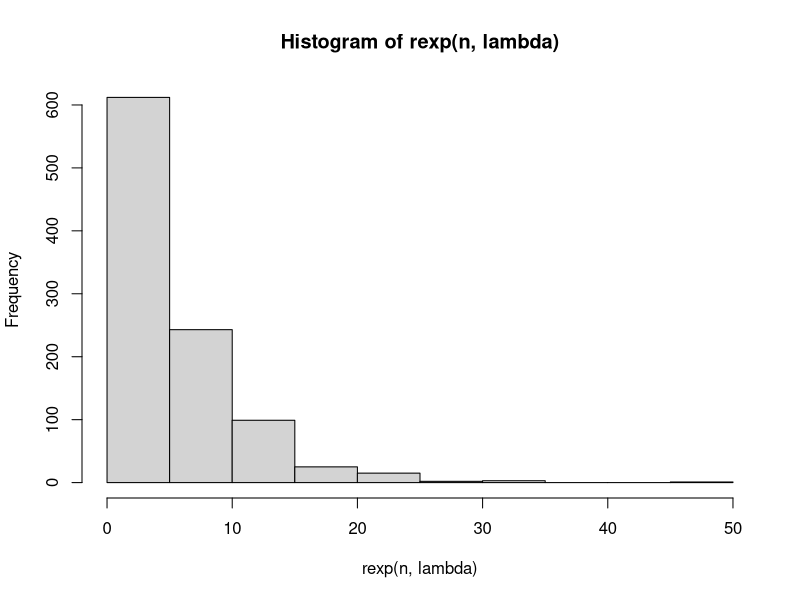
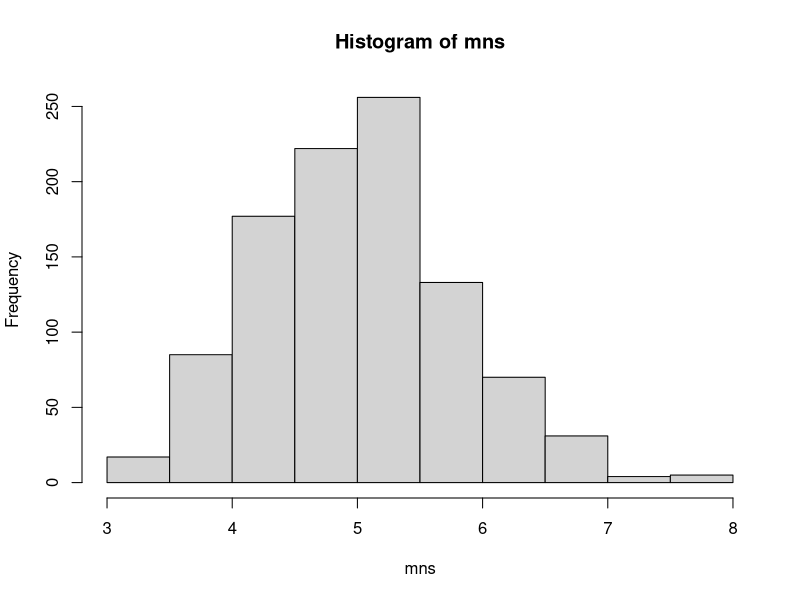
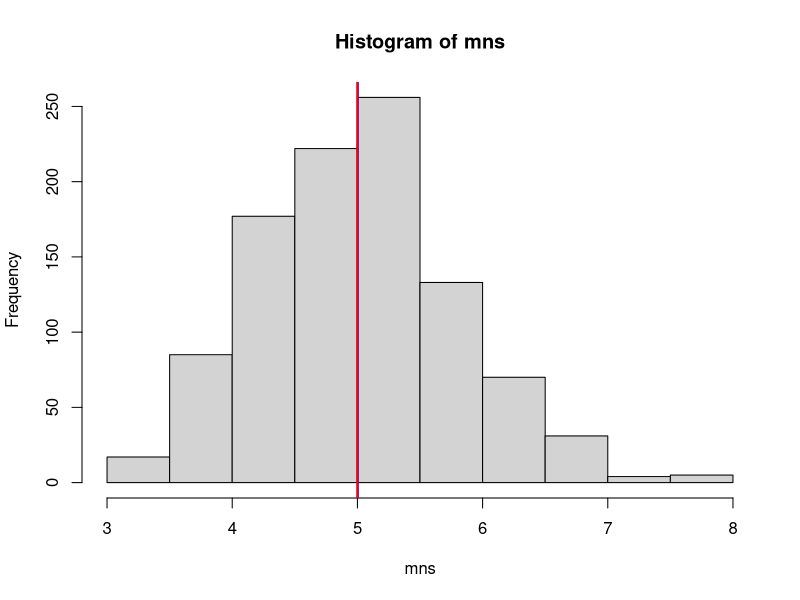
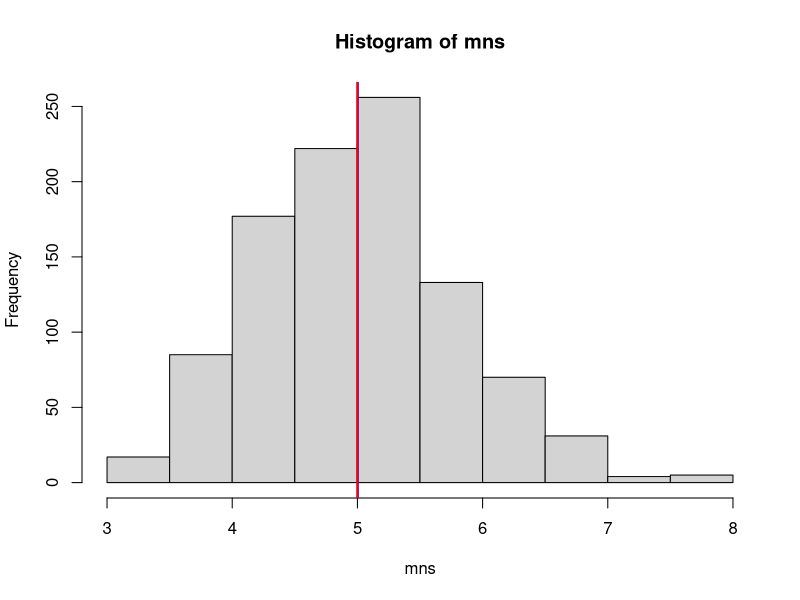
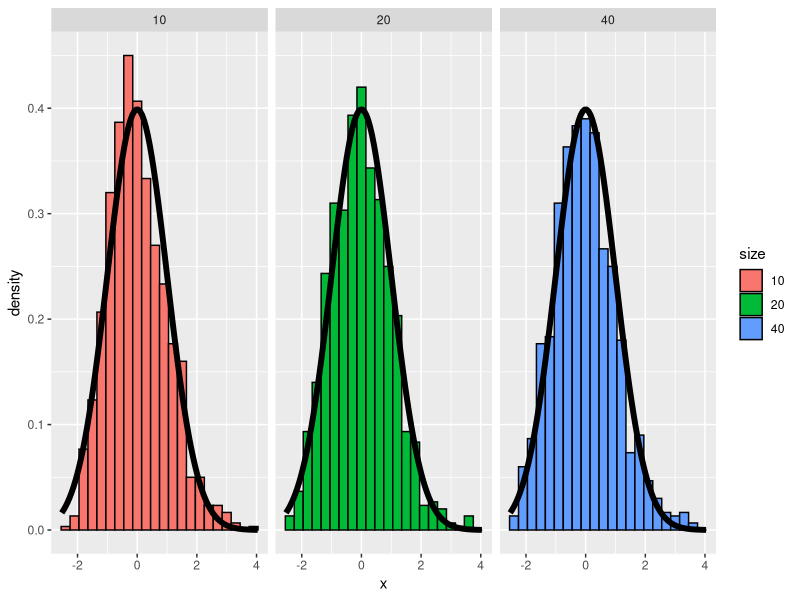

Generate these figures, in order, with R:
## ---- chunk 1
lambda <- 0.2
n <- 1000
hist(rexp(n, lambda))
## ---- chunk 2
mns = NULL
for (i in 1 : 1000) mns = c(mns, mean(rexp(40, lambda)))
hist(mns)
## ---- chunk 3
sample.mean <- mean(mns)
sample.mean
## ---- chunk 4
theoretical.mean <- 1/lambda
theoretical.mean
## ---- chunk 5
abs(sample.mean - theoretical.mean) / theoretical.mean
## ---- chunk 6
hist(mns)
abline(v = sample.mean, col = "blue", lwd = 2)
abline(v = theoretical.mean, col = "red", lwd = 2)
## ---- chunk 7
vars = NULL
for (i in 1 : 1000) vars = c(vars, var(rexp(40, lambda)))
sample.var <- mean(vars)
sample.var
## ---- chunk 8
theoretical.var <- (1/lambda)^2
theoretical.var
## ---- chunk 9
abs(sample.var - theoretical.var) / theoretical.var
## ---- chunk 10
hist(mns)
abline(v = sample.mean, col = "blue", lwd = 2)
abline(v = theoretical.mean, col = "red", lwd = 2)
abline(v = sample.mean + sqrt(sample.var), col = "green", lwd = 2)
## ---- chunk 11
library("ggplot2")
nosim <- 1000
cfunc <- function(x, n) sqrt(n) * (mean(x) - theoretical.mean) / sqrt(theoretical.var) 
dat <- data.frame(
  x = c(apply(matrix(rexp(nosim * 10, lambda), 
                     nosim), 1, cfunc, 10),
        apply(matrix(rexp(nosim * 20, lambda), 
                     nosim), 1, cfunc, 20),
        apply(matrix(rexp(nosim * 40, lambda), 
                     nosim), 1, cfunc, 40)
        ),
  size = factor(rep(c(10, 20, 40), rep(nosim, 3))))
g <- ggplot(dat, aes(x = x, fill = size)) + geom_histogram(binwidth=.3, colour = "black", aes(y = ..density..)) 
g <- g + stat_function(fun = dnorm, size = 2)
g + facet_grid(. ~ size)
